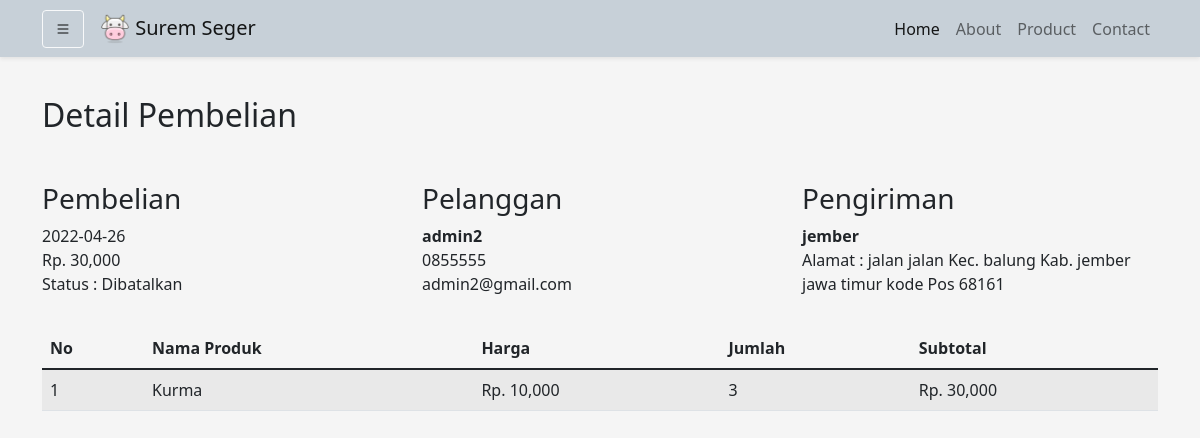
The page /Admin/detail.php?id=21 (signed in) on the database its author committed.
### tables this page shows
CREATE TABLE `pembelian` (
  `id_pembelian` int(11) NOT NULL,
  `id_user` int(11) NOT NULL,
  `tanggal_pembelian` date NOT NULL,
  `total_pembelian` int(11) NOT NULL,
  `opsi_pengiriman` varchar(30) NOT NULL,
  `opsi_pembayaran` varchar(30) NOT NULL,
  `alamat_pengiriman` text NOT NULL,
  `status_pembelian` varchar(50) NOT NULL,
  `status_terima` varchar(50) NOT NULL
);

CREATE TABLE `users` (
  `id` int(8) NOT NULL,
  `namalengkap` varchar(30) NOT NULL,
  `email` varchar(30) NOT NULL,
  `alamat` varchar(50) NOT NULL,
  `provinsi` varchar(30) NOT NULL,
  `kota` varchar(30) NOT NULL,
  `kecamatan` varchar(30) NOT NULL,
  `kodepos` varchar(10) NOT NULL,
  `nohp` varchar(13) NOT NULL,
  `password` varchar(255) NOT NULL,
  `role` varchar(2) NOT NULL,
  `gambar` varchar(100) NOT NULL
);

CREATE TABLE `pembelian_produk` (
  `id_pembelian_produk` int(11) NOT NULL,
  `id_pembelian` int(11) NOT NULL,
  `id_produk` int(11) NOT NULL,
  `jumlah` int(11) NOT NULL,
  `nama` varchar(50) NOT NULL,
  `harga` int(11) NOT NULL,
  `berat` int(11) NOT NULL,
  `subberat` int(11) NOT NULL,
  `subharga` int(11) NOT NULL
);

CREATE TABLE `produk` (
  `id_produk` int(11) NOT NULL,
  `nama_produk` varchar(50) NOT NULL,
  `harga_produk` varchar(50) NOT NULL,
  `deskripsi_produk` varchar(255) NOT NULL,
  `volume_produk` varchar(30) NOT NULL,
  `berat_produk` int(11) NOT NULL,
  `stock_produk` int(5) NOT NULL,
  `gambar_produk` varchar(30) NOT NULL
);

### functions.php (called while the page is built, shortened)
<?php
$conn = mysqli_connect("localhost", "root", "", "db_suremseger");
function query($query)
{
    global $conn;
    $result = mysqli_query($conn, $query);
    $rows = [];
    while ($row = mysqli_fetch_assoc($result)) {
        $rows[] = $row;
    }
    return $rows;
}

### Admin/detail.php (the view, shortened to what this page needs)
<?php
require_once('../functions.php');
?>
<!DOCTYPE html>
<html lang="en">
<head>
    <link href="https://cdn.jsdelivr.net/npm/bootstrap@5.1.3/dist/css/bootstrap.min.css" rel="stylesheet" />
    <link rel="stylesheet" href="https://cdn.jsdelivr.net/npm/bootstrap-icons@1.8.1/font/bootstrap-icons.css" />
    <link rel="stylesheet" href="../style.css" />
</head>
<body>
    <?php include 'nav_sidebar.php' ?>
    <section id="detail">
        <div class="container">
            <h2 class="mb-5">Detail Pembelian</h2>
            <?php
            $ambil = query("SELECT * FROM pembelian JOIN users
                                ON pembelian.id_user = users.id
                                WHERE pembelian.id_pembelian = {$_GET['id']}")[0];
            ?>
            <div class="row">
                <div class="col-md-4">
                    <h3>Pembelian</h3>
                    <p>
                        <?= $ambil['tanggal_pembelian']; ?> <br>
                        Rp. <?= number_format($ambil['total_pembelian']); ?> <br>
                        Status : <?= $ambil['status_pembelian']; ?> <br>
                    </p>
                </div>
                <div class="col-md-4">
                    <h3>Pelanggan</h3>
                    <strong><?= $ambil['namalengkap']; ?></strong> <br>
                    <p>
                        <?= $ambil['nohp']; ?> <br>
                        <?= $ambil['email']; ?>
                    </p>
                </div>
                <div class="col-md-4">
                    <h3>Pengiriman</h3>
                    <strong><?= $ambil['kota']; ?></strong>
                    <p>
                        Alamat : <?= $ambil['alamat_pengiriman']; ?>
                    </p>
                </div>
            </div>
            <table class="table table-striped table-hover mt-3">
                <thead>
                    <tr>
                        <th>No</th>
                        <th>Nama Produk</th>
                        <th>Harga</th>
                        <th>Jumlah</th>
                        <th>Subtotal</th>
                    </tr>
                </thead>
                <tbody>
                    <?php $i = 1 ?>
                    <?php $ambil = query("SELECT * FROM pembelian_produk JOIN produk
                                                ON pembelian_produk.id_produk=produk.id_produk
                                                WHERE pembelian_produk.id_pembelian = {$_GET['id']}"); ?>
                    <?php foreach ($ambil as $pecah) : ?>
                        <tr>
                            <td><?= $i; ?></td>
                            <td><?= $pecah['nama_produk']; ?></td>
                            <td>Rp. <?= number_format($pecah['harga_produk']); ?></td>
                            <td><?= $pecah['jumlah']; ?></td>
                            <td>
                                Rp. <?= number_format($pecah['harga_produk'] * $pecah['jumlah']); ?>
                            </td>
                        </tr>
                        <?php $i++ ?>
                    <?php endforeach; ?>
                </tbody>
            </table>
        </div>
    </section>
</body>
</html>

### style.css (style rules this page uses)
body { background-color: whitesmoke; }
section { padding-top: 6rem; }

### rows shown on the page
pembelian: tanggal_pembelian "2022-04-26", total_pembelian "30,000", status_pembelian "Dibatalkan", id_user.namalengkap "admin2", id_user.nohp "0855555", id_user.email "admin2@gmail.com", id_user.kota "jember", alamat_pengiriman "jalan jalan Kec. balung Kab. jember jawa timur kode Pos 68161"
pembelian_produk: id_produk.nama_produk "Kurma", id_produk.harga_produk "10,000", jumlah "3", $pecah['harga_produk'] * $pecah['jumlah'] "30,000"
